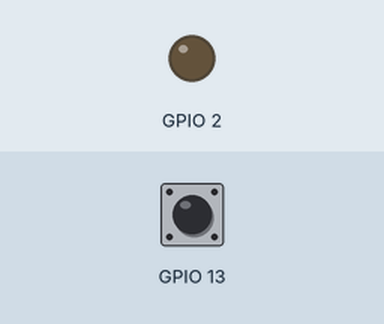
Simulated run of this program. Board: ESP32. Shown: output pins drawn as LEDs (lit = HIGH). The test bench sets the inputs (shaded band); at power-on: GPIO 13 HIGH.

Above: at 1.2 s.
1.3 s: GPIO 13 pulled LOW for 0.15 s
At 1.7 s:
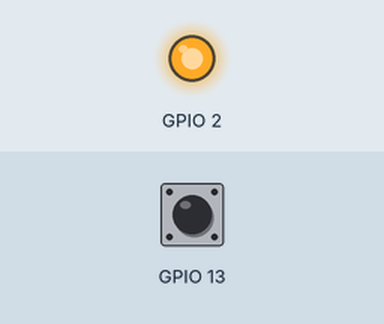
2.9 s: GPIO 13 pulled LOW for 1 s
At 4.2 s:
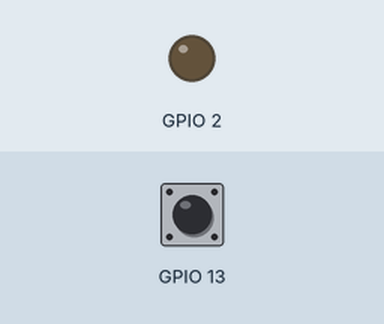
5.4 s: GPIO 13 pulled LOW for 3.2 s
At 6.1 s:
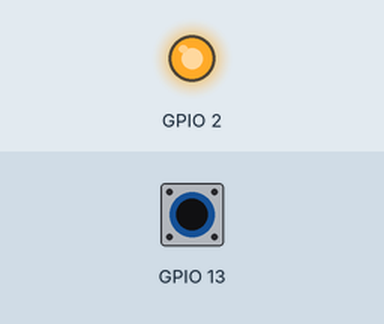
Timing chart, 0 to 8.4 s (numbered marks = the images above; inputs shaded):
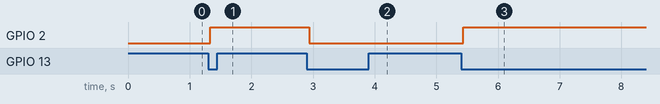

The program:

main.cpp
```cpp
/*
 *  Project 10-ir-repeat
 *      file: main.cpp
 *
 *  Electronica Digital - Austral - 2023 - EAM
 *
 *  Test made with LG AC model Dual Cool Inverter - 3025F 3517W S4-W12JA3AA
 *  Codes read from remote control LG model AKB75215403
 */


#include <Arduino.h>

#include <IRremoteESP8266.h>
#include <IRsend.h>

#include "button.h"

Button btn1;
IRsend irSender(IR_PIN);;

/*
 *  Define LG air conditioner IR codes
 *  Only off (same for all conditions)
 *      and on, set fo following conditions
 *      when applicable
 *      Set temperature = 24 C
 *      Air speed : F5 o maximo
 *
 *      Codes depends on mode
 */

unsigned long LGoff =       0x88C0051;
unsigned long LGonCold =    0x880394D;
unsigned long LGonAuto =    0x8803940;
unsigned long LGonDeshum =  0x880194E;
unsigned long LGonWarm =    0x8804941;
unsigned long LGonFan =     0x8802349;

void
setup(void)
{
    btn1.begin(PUSH_PIN);
    pinMode(LED_PIN,OUTPUT);
    digitalWrite(LED_PIN,LOW);
    // Initialize IR LED pin
    irSender.begin();
}

void
loop(void)
{
    int state;

    if (btn1.debounce())
    {
        digitalWrite(LED_PIN,!(state=digitalRead(LED_PIN)));
        irSender.sendLG(state?LGoff:LGonWarm);
    }
    delay(5);
}
```

button.h
```cpp
#ifndef button_h
#define button_h

#include "Arduino.h"

class Button
{
  private:
    uint8_t btn;
    uint16_t state;

  public:
    void begin(uint8_t button)
    {
        btn = button;
        state = 0;
        pinMode(btn, INPUT_PULLUP);
    }
    bool debounce()
    {
        state = (state << 1) | digitalRead(btn) | 0xfe00;
        return (state == 0xff00);
    }
};

#endif
```

Measured:
- after the input at 1.3 s, GPIO 2: LOW → HIGH at once
- after the input at 2.9 s, GPIO 2: HIGH → LOW at once
- after the input at 5.4 s, GPIO 2: LOW → HIGH at once
